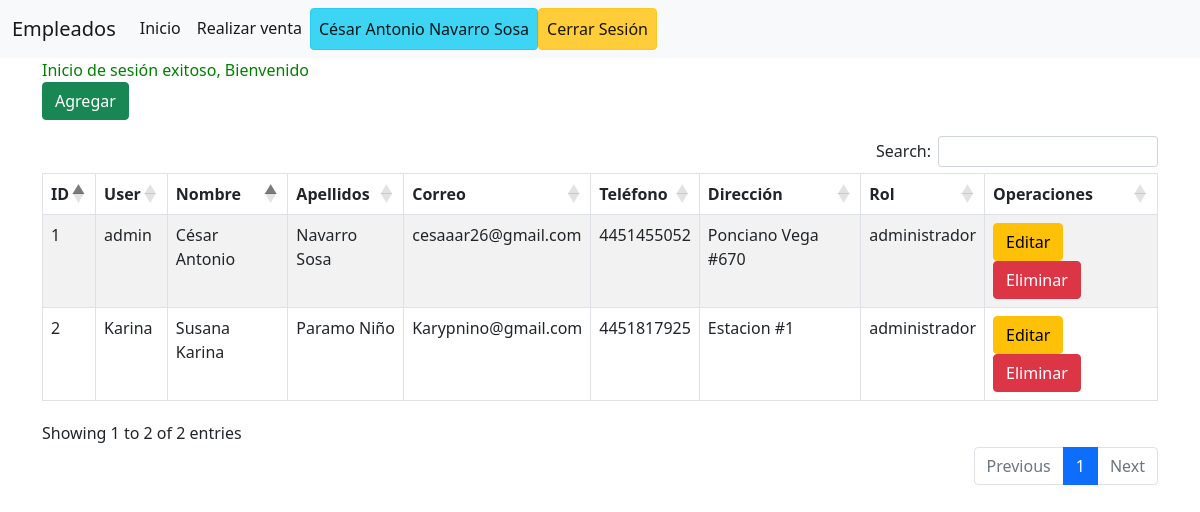
Page /Frontend/app/ventanaEmpleados.php (signed in) on the earlier database version.
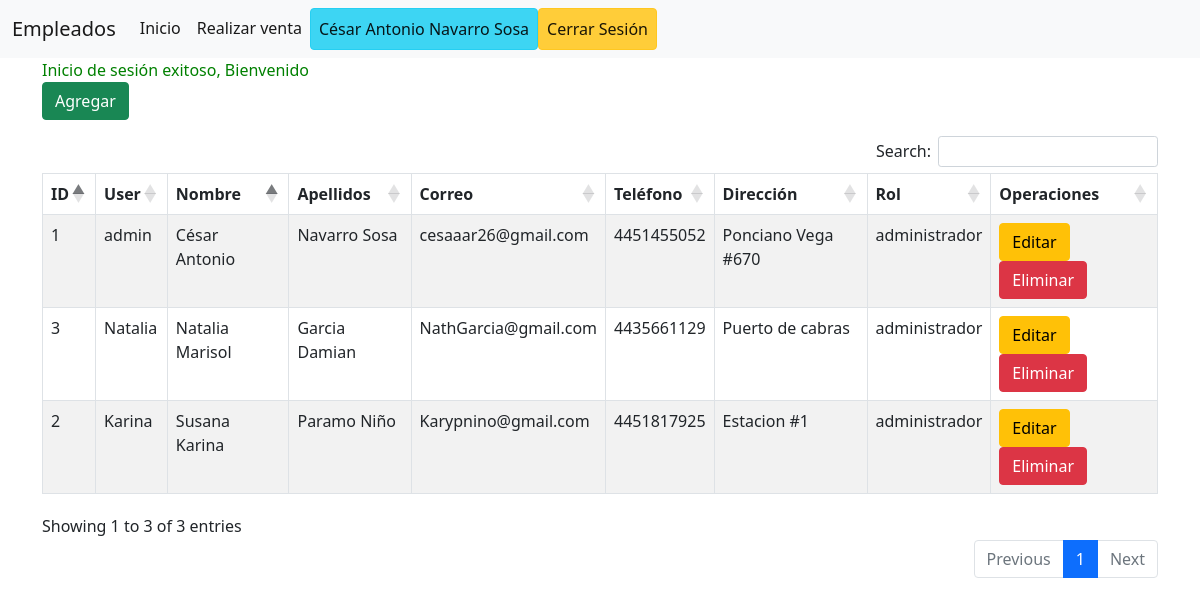
Same page on the later database version.
### tables this page shows
create table Empleado(
	idEmpleado int unsigned not null auto_increment primary key,
    user varchar(15) not null unique,
    password varchar(40) not null,
    nombre varchar(45) not null,
    apellido varchar(45) not null,
    correo varchar(45) not null,
    telefono varchar(20) not null,
    direccion varchar(50) not null,
    rol enum('administrador','vendedor') not null
);

### Util/Conexion.php (called while the page is built, shortened)
<?php
class Conexion
{
    private static $servidor = 'localhost' ;
    private static $db = 'puntoventaweb' ;
    private static $usuario = 'root';
    private static $password = 'root';
    private static $conexion  = null;
    public static function abrirConexion()
    {
        if (self::$conexion==null)
        {
            try
            {
                self::$conexion =  new PDO( "mysql:host=".self::$servidor.";"."dbname=".self::$db, self::$usuario, self::$password);
                self::$conexion->setAttribute(PDO::ATTR_ERRMODE, PDO::ERRMODE_SILENT);
            }
            catch(PDOException $e)
            {
                exit($e->getMessage());
            }
        }
        return self::$conexion;
    }
    public static function cerrarConexion()
    {
        self::$conexion = null;
    }
}
?>

### Backend/DAOS/DAOempleado.php (called while the page is built, shortened)
<?php
require_once '../../Util/Conexion.php';
class DAOempleado{
	private $conexion;
    private function conectar(){
        try{
			$this->conexion = Conexion::abrirConexion();
		}
		catch(Exception $e)
		{
			die($e->getMessage());
		}
    }
    public function obtenerTodos()
	{
		try
		{
			$lista = array();
			$sentenciaSQL = $this->conexion->prepare("SELECT idEmpleado, user, nombre, apellido, correo, telefono, direccion, rol FROM Empleado");
			$sentenciaSQL->execute();
			foreach($sentenciaSQL->fetchAll(PDO::FETCH_OBJ) as $fila)
			{
				$obj = new Empleado();
                $obj->idEmpleado = $fila->idEmpleado;
                $obj->user = $fila->user;
                $obj->nombre = $fila->nombre;
                $obj->apellido = $fila->apellido;
                $obj->correo = $fila->correo;
                $obj->telefono = $fila->telefono;
                $obj->direccion = $fila->direccion;
                $obj->rol = $fila->rol;
				$lista[] = $obj;
			}
			return $lista;
		}
		catch(Exception $e){
			echo $e->getMessage();
			return null;
		}finally{
            Conexion::cerrarConexion();
        }
	}
}

### Frontend/app/ventanaEmpleados.php (the view, shortened to what this page needs)
<!DOCTYPE html>
<html lang="es">
<head>
    <link rel="stylesheet" href="https://cdn.datatables.net/1.11.3/css/dataTables.bootstrap5.min.css">
    <link rel="stylesheet" href="https://cdn.datatables.net/autofill/2.3.7/css/autoFill.bootstrap5.min.css">
    <link href="https://cdn.jsdelivr.net/npm/bootstrap@5.1.3/dist/css/bootstrap.min.css" rel="stylesheet">
</head>
<body>
    <?php
        require_once '../../Backend/DAOS/DAOempleado.php';
        $dao=new DAOempleado();
        $listaEmpleados=$dao->obtenerTodos();
    ?>
    <nav class="navbar navbar-expand-lg navbar-light bg-light">
        <div class="container-fluid">
            <a class="navbar-brand " href="ventanaEmpleados.php">Empleados</a>
            <div class="collapse navbar-collapse" id="navbarNavDropdown">
            <ul class="navbar-nav">
                <li class="nav-item">
                <a class="nav-link active" aria-current="page" href="MenuPrincipal.php">Inicio</a>
                </li>
                <li class="nav-item">
                <a class="nav-link active" href="ventanaRealizarVenta.php">Realizar venta</a>
                </li>
                <li class="nav-item">
                <a class="nav-link active btn btn-info" ><?php echo($_SESSION["usuarioLogeado"]);?></a>
                </li>
                <li class="nav-item">
                <a class="nav-link active btn btn-warning" href="MenuPrincipal.php?cerrarsesion">Cerrar Sesión</a>
            </li>
            </ul>
            </div>
        </div>
    </nav>
    <div id="divContenedorTabla" class="container">
        <?php
            if(isset($_SESSION["mensaje"])){
                echo "<div style='color: green'>{$_SESSION["mensaje"]}</div>";
            }
        ?>
        <div>
            <a href="registroEmpleado.php" class="btn btn-success">Agregar</a>
        </div>
        <table id="tblRegistros" class="table table-bordered table table-striped table-hover">
            <thead>
                <tr>
                    <th>ID</th>
                    <th>User</th>
                    <th>Nombre</th>
                    <th>Apellidos</th>
                    <th>Correo</th>
                    <th>Teléfono</th>
                    <th>Dirección</th>
                    <th>Rol</th>
                    <th>Operaciones</th>
                </tr>
            </thead>
            <tbody>
                <?php
                    foreach ($listaEmpleados as $objEmpleado){
                    echo"<tr><td>".$objEmpleado->idEmpleado."</td>".
                            "<td>".$objEmpleado->user."</td>".
                            "<td>".$objEmpleado->nombre."</td>".
                            "<td>".$objEmpleado->apellido."</td>".
                            "<td>".$objEmpleado->correo."</td>".
                            "<td>".$objEmpleado->telefono."</td>".
                            "<td>".$objEmpleado->direccion."</td>".
                            "<td>".$objEmpleado->rol."</td>"."
                            <td>
                                <form method='POST'>
                                    <button formaction='registroEmpleado.php' name='idEmpleado' value='$objEmpleado->idEmpleado' class='btn btn-warning'>Editar</button>
                                    <button formaction='eliminarEmpleado.php' name='idEmpleado' value='$objEmpleado->idEmpleado' class='btn btn-danger'>Eliminar</button>
                                </form>
                            </td>
                        </tr>";
                    }
                ?>
            </tbody>
        </table>
    </div>
</body>
</html>

Differences in the rows shown:
added empleado: idEmpleado "3", user "Natalia", nombre "Natalia Marisol", apellido "Garcia Damian", correo "NathGarcia@gmail.com", telefono "4435661129", direccion "Puerto de cabras", rol "administrador"
Other differences:
text written by a page script: "Search: Showing 1 to 2 of 2 entries Previous 1 Next" → "Search: Showing 1 to 3 of 3 entries Previous 1 Next"
